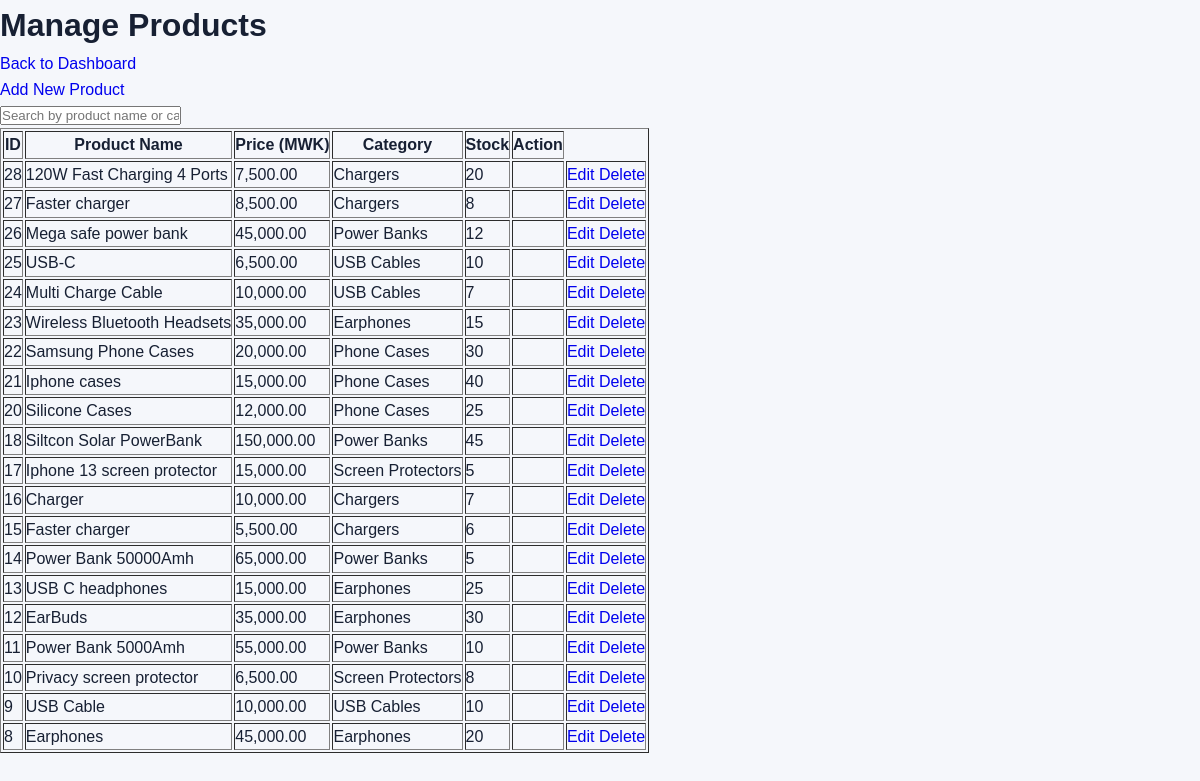
/admin/products.php (signed in), run on the app's committed database.
### tables this page shows
CREATE TABLE `products` (
  `id` int(11) NOT NULL,
  `name` varchar(150) NOT NULL,
  `description` text DEFAULT NULL,
  `price` decimal(10,2) NOT NULL,
  `category` varchar(255) DEFAULT NULL,
  `image` varchar(255) DEFAULT NULL,
  `stock` int(11) DEFAULT 0,
  `created_at` timestamp NOT NULL DEFAULT current_timestamp()
);

### admin/products.php (the view, shortened to what this page needs)
<?php
require_once "../config/db.php";
$sql = "SELECT * FROM products ORDER BY id DESC";
$result = mysqli_query($conn, $sql);
?>
<!DOCTYPE html>
<html lang="en">
<head>
    <link rel="stylesheet" href="../assets/css/style.css">
</head>
<body>
<h1>Manage Products</h1>
<p><a href="dashboard.php">Back to Dashboard</a></p>
<p><a href="add_product.php">Add New Product</a></p>
<input
    type="text"
    id="adminProductSearch"
    placeholder="Search by product name or category..."
>
<table border="1" cellpadding="10" id="adminProductsTable">
    <tr>
        <th>ID</th>
        <th>Product Name</th>
        <th>Price (MWK)</th>
        <th>Category</th>
        <th>Stock</th>
        <th>Action</th>
    </tr>
    <?php while ($product = mysqli_fetch_assoc($result)): ?>
        <tr>
            <td><?php echo (int) $product['id']; ?></td>
            <td><?php echo htmlspecialchars($product['name']); ?></td>
            <td><?php echo number_format((float) $product['price'], 2); ?></td>
            <td><?php echo htmlspecialchars($product['category']); ?></td>
            <td><?php echo (int) $product['stock']; ?></td>
            <td>
    <td>
    <a href="edit_product.php?id=<?php echo (int) $product['id']; ?>">
        Edit
    </a>
   <a href="delete_product.php?id=<?php echo (int) $product['id']; ?>"
   class="delete-product-btn"
   data-product-name="<?php echo htmlspecialchars($product['name'], ENT_QUOTES, 'UTF-8'); ?>">
    Delete
</a>
</td>
        </tr>
    <?php endwhile; ?>
</table>
</body>
</html>

### assets/css/style.css (style rules this page uses)
* { margin: 0; padding: 0; box-sizing: border-box; }
body { font-family: Arial, sans-serif; background-color: #f5f7fb; color: #172033; line-height: 1.6; }
a { text-decoration: none; }

### data on the page
products: id "28", name "120W Fast Charging 4 Ports", price "7,500.00", category "Chargers", stock "20"
products: id "27", name "Faster charger", price "8,500.00", category "Chargers", stock "8"
products: id "26", name "Mega safe power bank", price "45,000.00", category "Power Banks", stock "12"
products: id "25", name "USB-C", price "6,500.00", category "USB Cables", stock "10"
products: id "24", name "Multi Charge Cable", price "10,000.00", category "USB Cables", stock "7"
products: id "23", name "Wireless Bluetooth Headsets", price "35,000.00", category "Earphones", stock "15"
products: id "22", name "Samsung Phone Cases", price "20,000.00", category "Phone Cases", stock "30"
products: id "21", name "Iphone cases", price "15,000.00", category "Phone Cases", stock "40"
products: id "20", name "Silicone Cases", price "12,000.00", category "Phone Cases", stock "25"
products: id "18", name "Siltcon Solar PowerBank", price "150,000.00", category "Power Banks", stock "45"
products: id "17", name "Iphone 13 screen protector", price "15,000.00", category "Screen Protectors", stock "5"
products: id "16", name "Charger", price "10,000.00", category "Chargers", stock "7"
products: id "15", name "Faster charger", price "5,500.00", category "Chargers", stock "6"
products: id "14", name "Power Bank 50000Amh", price "65,000.00", category "Power Banks", stock "5"
products: id "13", name "USB C headphones", price "15,000.00", category "Earphones", stock "25"
products: id "12", name "EarBuds", price "35,000.00", category "Earphones", stock "30"
products: id "11", name "Power Bank 5000Amh", price "55,000.00", category "Power Banks", stock "10"
products: id "10", name "Privacy screen protector", price "6,500.00", category "Screen Protectors", stock "8"
products: id "9", name "USB Cable", price "10,000.00", category "USB Cables", stock "10"
products: id "8", name "Earphones", price "45,000.00", category "Earphones", stock "20"
